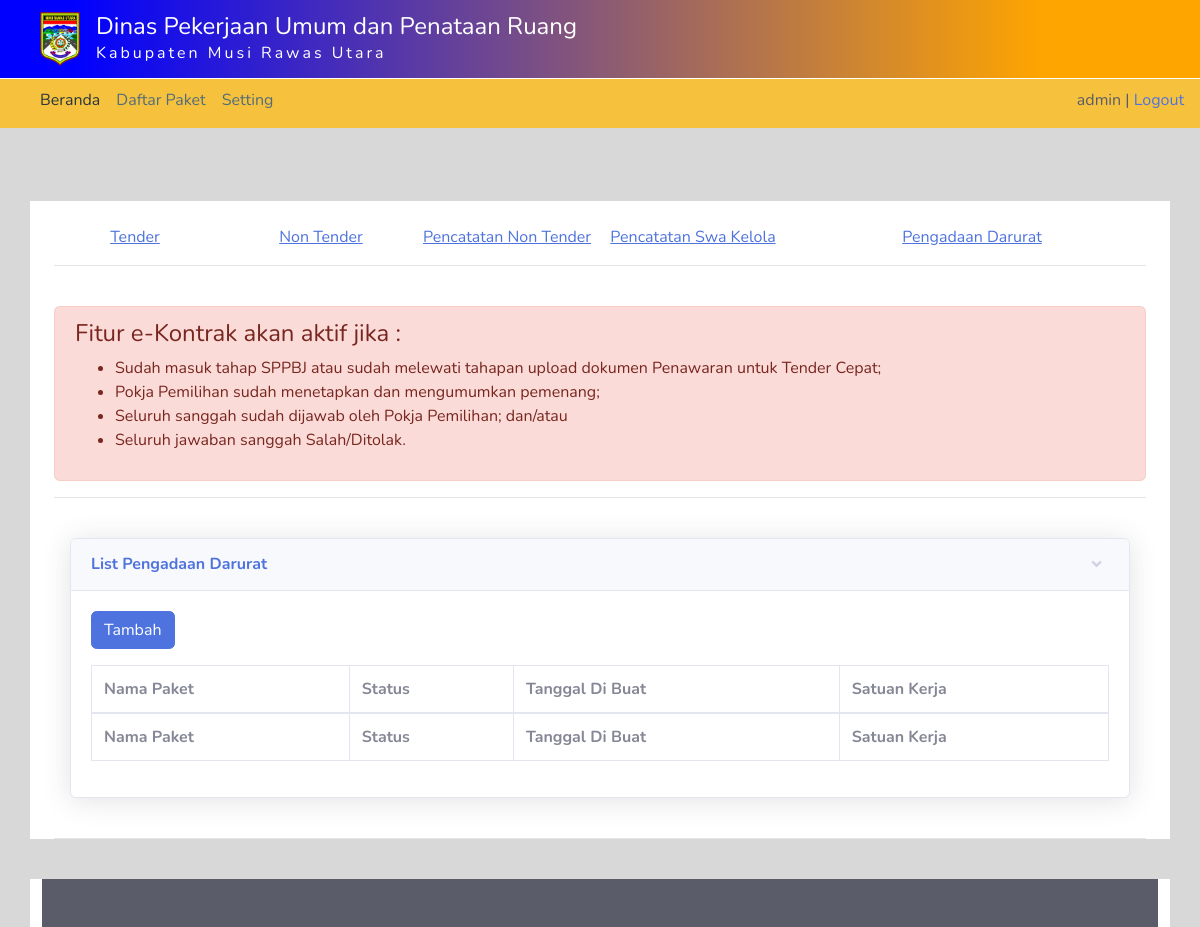
The page /admin/pengadaan-darurat (signed in) on the database as committed earlier.
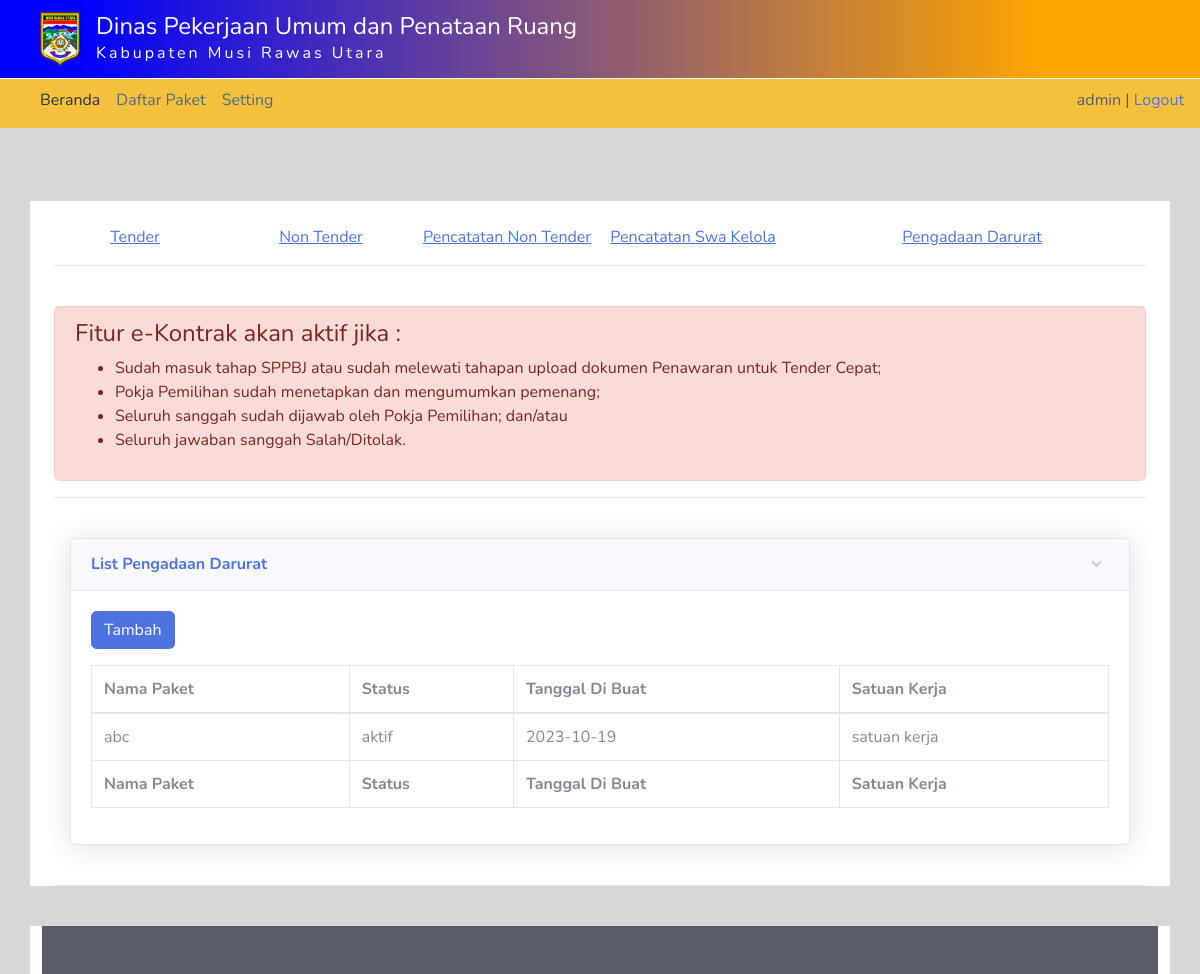
The same page on the database as committed later.
### tables this page shows
CREATE TABLE `pengadaan_darurat` (
  `id` int(11) NOT NULL,
  `nama_paket` varchar(255) NOT NULL,
  `status` varchar(100) NOT NULL,
  `tanggal_dibuat` date NOT NULL,
  `satuan_kerja` varchar(255) NOT NULL
);

### admin/include/pengadaan_darurat.php (the view)
<div class="container-fluid">
    <div class="row">
        <div class="col-lg-12">
            <div class="card shadow mb-4">
                <a href="#collapseCard1" class="d-block card-header py-3" data-toggle="collapse" role="button" aria-expanded="true" aria-controls="collapseCard1">
                    <h6 class="m-0 font-weight-bold text-primary">List Pengadaan Darurat</h6>
                </a>
                <div class="collapse show " id="collapseCard1">
                    <div class="card-body scroll">
                        <p> <a href="add-pengadaan-darurat" class="btn btn-primary"> Tambah </a> </p>
                        <div class="table-responsive">
                            <table class="table table-bordered" id="dataTable" width="100%" cellspacing="0">
                                <thead>
                                <tr>
                                    <th>Nama Paket</th>
                                    <th>Status</th>
                                    <th>Tanggal Di Buat</th>
                                    <th>Satuan Kerja</th>
                                </tr>
                                </thead>
                                <tfoot>
                                <tr>
                                    <th>Nama Paket</th>
                                    <th>Status</th>
                                    <th>Tanggal Di Buat</th>
                                    <th>Satuan Kerja</th>
                                </tr>
                                </tfoot>
                                <tbody>
                                <?php
                                $sql = mysqli_query($koneksi,"select * from pengadaan_darurat");
                                while($data = mysqli_fetch_array($sql)){
                                ?>
                                <tr>
                                    <td><?php echo $data['nama_paket']; ?></td>
                                    <td><?php echo $data['status']; ?></td>
                                    <td><?php echo $data['tanggal_dibuat']; ?></td>
                                    <td><?php echo $data['satuan_kerja'];?></td>
                                </tr>
                                <?php } ?>
                                </tbody>
                            </table>
                        </div>
                    </div>
                </div>
            </div>
        </div>
    </div>
</div>

Rows that differ between the two databases and show on the page:
added pengadaan_darurat: nama_paket "abc", status "aktif", tanggal_dibuat "2023-10-19", satuan_kerja "satuan kerja"
